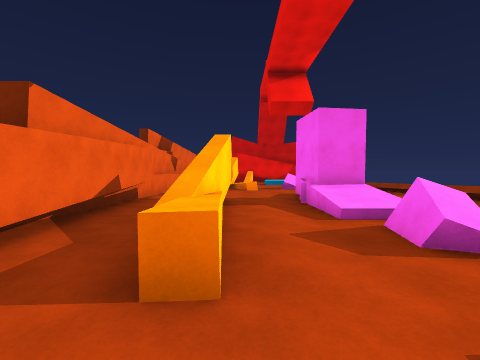
view 1 (above)

14 first-person views from a walk through a Unity game level. The camera is 1.5 m above the floor, tilts 2° down and sees 90° across. The floor is counted in squares, 2 m on a side. Each view is taken from the middle of a square. On the plan, view 1 faces up. The plan holds only what a view shows up to about 9 squares ahead; the rest is blank. The place goes on beyond the plan. The player is left out.

view 2
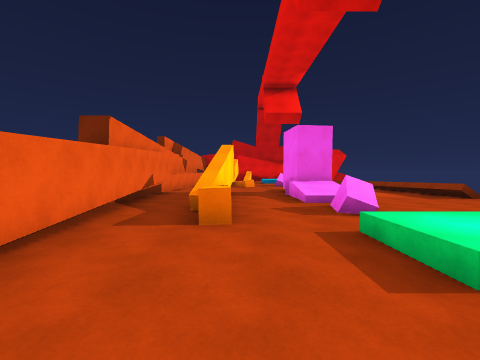

view 3
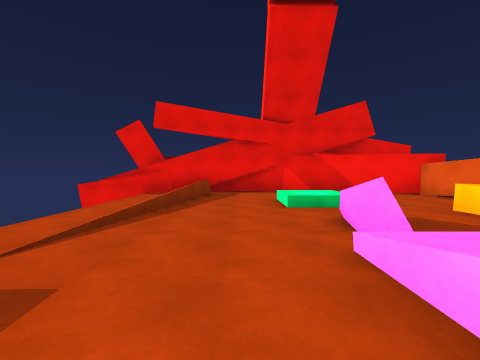

view 4
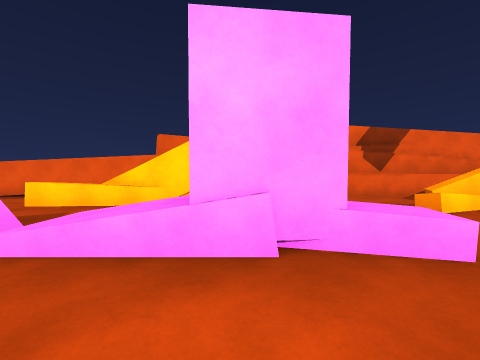

view 5
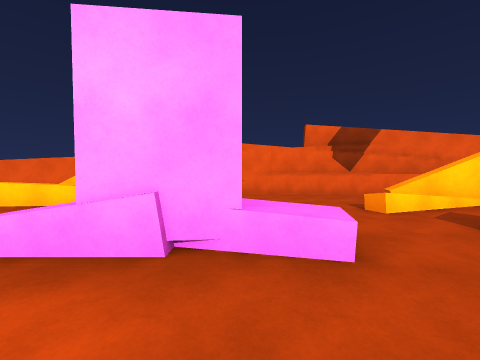

view 6
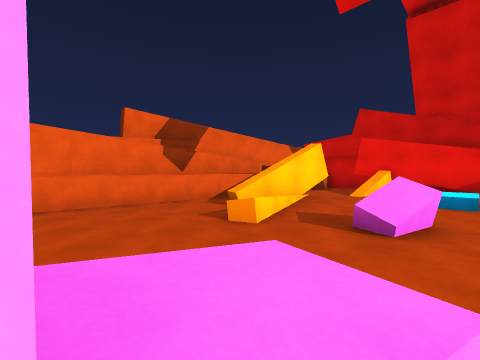

view 7
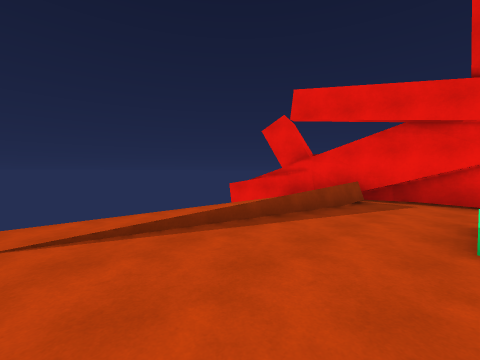

view 8
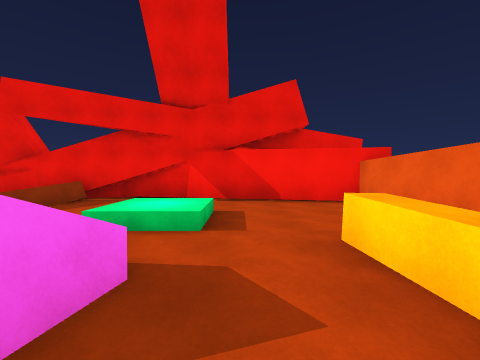

view 9
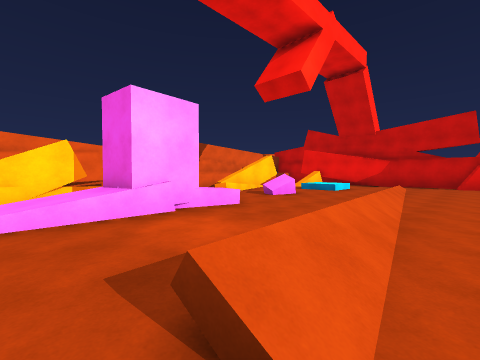

view 10
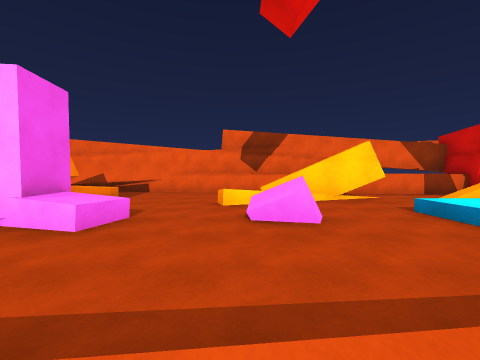

view 11
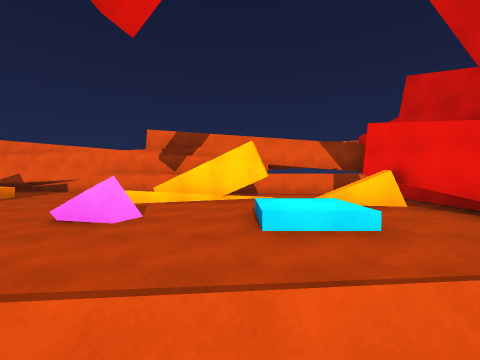

view 12
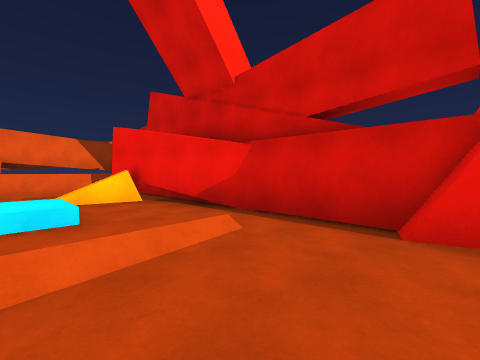

view 13
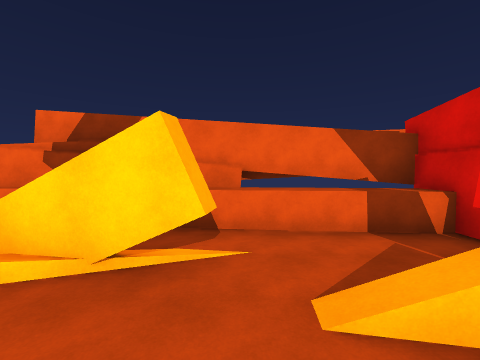

view 14
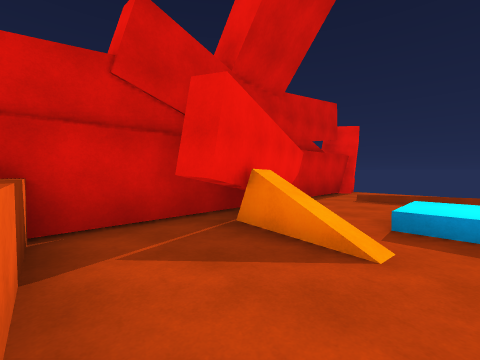

### Floor plan
Key: @ floor where view 1 was taken; # wall or solid block; . main floor; : floor 0.25 m higher than the main floor; + floor 0.5 m higher than the main floor; / step, stairs or slope; = window, fence, low wall or low ledge; ^ raised ledge.
Columns run from 4 left of view 1 to 9 right of it. Each row starts with its distance up from view 1.
 18  ###########
 17  #^.###....#
 16  ^^.##..//..
 15  ^^.#=//./..
 14 ##....+/./..
 13  #.#...../..
 12  #.#.....:..
 11  #.^=.=.....
 10  #..=....//.
  9  #.......//.
  8  #....^^../.
  7  #....^.../.
  6  #.^..##..=.
  5  #.^../=..=.
  4  #.#..//....
  3  #.^..=.../.
  2  #.=^./.../.
  1  #....//../.
  0  ##.@.+/../.
 -1   #....../ .
 -2   ##.....=/.^^
 -3    ##########^

Positions as (right, up) in squares from view 1, and headings:
1: (0, 0), facing up
2: (0, -2), facing up
3: (4, 6), facing down
4: (5, 6), facing left
5: (5, 7), facing left
6: (3, 7), facing up-left
7: (3, 4), facing down-right
8: (1, 4), facing down
9: (7, 4), facing up-left
10: (6, 10), facing left
11: (6, 13), facing left
12: (7, 14), facing up-left
13: (2, 14), facing left
14: (-2, 14), facing up-right
